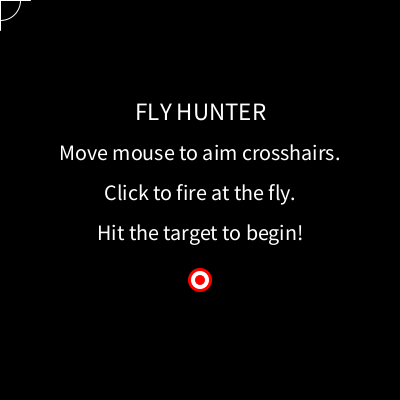
Frame 1 (no input)
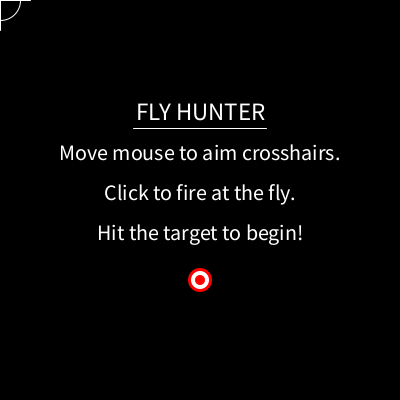
Frame 60 (the mouse pressed at the canvas centre just before this capture)
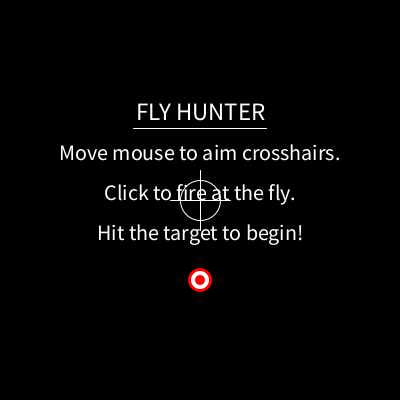
Frame 120 (the mouse held since frame 60 and released just before this capture)

The Processing sketch that drew these frames (run headless with seeded random() and noise(); from frame 60 on, the mouse is pressed at the canvas centre):

// Processing sketch: processing_92502
// ── processing_92502.pde

// Josh Newby
// Copyright Josh Newby 2013, Pittsburgh PA 15217
// Homework # 7 Game Project

float wd, ht, x, y;
float a, b;
float anoise, bnoise;
float aoffset, boffset;
float showscore;
int time, startTime, gameTime, countdown;
int mode, score;

void setup()
{
  size (400, 400);
  background (0);
  smooth();
  frameRate (60);
  mode = 0;
  wd = width;
  ht = height;
  x = 20;
  y = 20;
  anoise = random (width);
  bnoise = random (height);
  aoffset = 0.01;
  boffset = 0.01;
}

void drawMovingTarget()
{
  a = noise (anoise) * width;
  b = noise (bnoise) * height;
  
  noStroke();
  fill (255, 0, 0);
  ellipse (a, b, x * 1.2 , y * 1.2);
  fill (255, 255, 255);
  ellipse (a, b, x * .9, y * .9);
  fill (255, 0, 0);
  ellipse (a, b, x * .5, y * .5);
  
  anoise = anoise + aoffset;
  bnoise = bnoise + boffset;
}

void draw()
{
 background(0);
 if (mode == 0)
 {
   introScreen();
 }
  else if (mode == 1)
 {
   play();
 }
 else
 {
   endScreen();
 }
}
 
 void endScreen()
 {
   background (0);
   textSize(50);
   fill (255);
   text (score, wd * .5, ht * .5);
   textSize (10);
   text ("flies caught", wd * .5, ht * .5 + 20);
   rectMode(CENTER);
   noStroke();
   
   textSize (25);
   fill(255, 0, 0);
   if (score < 5)
   {
     text("you're a sloth.", wd * .5, ht * .5 + 50);
   }
   if (score > 5 && score < 10)
   {
     text("you're a chameleon", wd * .5, ht * .5 + 50);
   }
   if (score > 10)
   {
     text("you're a treefrog", wd * .5, ht * .5 + 50);
   }
 }
 
  
void introScreen()
{
  fill (255, 255, 255);
  textAlign(CENTER);
  textSize(25);
  text("FLY HUNTER", wd * .5, ht * .5 - .2 * ht);
  line (wd * .333, ht * .5 - .18 * ht, wd * .666, ht * .5 - .18 * ht);
  textSize(22);
  text("Move mouse to aim crosshairs.", wd * .5, ht * .5 - .1 * ht);
  text("Click to fire at the fly.", wd * .5, ht * .5);
  text("Hit the target to begin!", wd * .5, ht *.5 + .1 * ht);
  
  noStroke();
  fill (255, 0, 0);
  ellipse (wd * .5, ht * .7, x * 1.2 , y * 1.2);
  fill (255, 255, 255);
  ellipse (wd * .5, ht * .7, x * .9, y * .9);
  fill (255, 0, 0);
  ellipse (wd * .5, ht * .7, x * .5, y * .5);
  
  noFill();
  stroke (255, 255, 255);
  ellipse (mouseX, mouseY, 2 * x, 2 * y);
  line (mouseX, mouseY - 30, mouseX, mouseY + 30);
  line (mouseX -30, mouseY, mouseX + 30, mouseY);
}

 void mouseClicked()
{
 if (mouseX > wd * .5 - x * 1.2
 && 
 mouseX < wd * .5 + x * 1.2 
 && 
 mouseY > ht * .7 - y * 1.2 
 && 
 mouseY < ht * .7 + y * 1.2
 && mode == 0)
{
  mode = 1;
  startTime = millis();
  score = 0;
}
}

void play ()
{
  background (0);
  drawMovingTarget();
  crosshairs();
  timer();
  showScore();
}

void mousePressed()
{
  if (mouseX <= a + x * .5 && mouseX >= a - x * .5
  && mouseY <= b + y *.5 && mouseY >= b - y *.5)
  {
    score = score + 1;
    hit();
  }
}

void hit()
{
  strokeWeight(6);
  stroke (255, 0, 0);
  line(a + 1 * x, b + 1 * y, a + 3 * x, b + 3 * y);
  line(a - 1 * x, b - 1 * y, a - 3 * x, b - 3 * y);
  line(a + 1 * x, b - 1 * y, a + 3 * x, b - 3 * y);
  line(a - 1 * x, b + 1 * y, a - 3 * x, b + 3 * y);
}
  
void showScore()
{
  textSize(10);
  fill(255);
  textAlign(CENTER);
  text ("score", wd * .5, ht * .08);
  textSize(30);
  text (score, wd * .5, ht * .15);
}
  
void timer ()
{
  gameTime = 30000;
  time = gameTime/1000;
  countdown = gameTime/1000 - ((millis() - startTime))/1000;
  textSize (10);
  fill (255);
  textAlign(CENTER);
  text ("time", x * 1.8, y * 1.5);
  textSize(30);
  text (countdown, x * 1.8, y * 3);
  
  if (countdown <= 0)
  {
    mode = 2;
  }
}

void crosshairs()
{
  noFill();
  strokeWeight (1);
  stroke (255, 255, 255);
  ellipse (mouseX, mouseY, 2 * x, 2 * y);
  line (mouseX, mouseY - 30, mouseX, mouseY + 30);
  line (mouseX -30, mouseY, mouseX + 30, mouseY);
}
